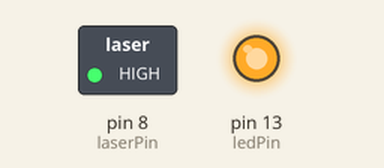
Bench run of a sketch on a simulated Arduino Uno, built with avr-gcc and run on an emulated ATmega328P. Parts: switched loads named in the sketch (green lamp = pin HIGH), output pins drawn as LEDs (lit = HIGH).

Above: at 1.0 s.
At 5.5 s:
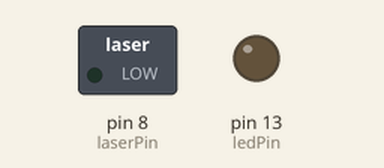
Timing chart, 0 to 6.9 s (numbered marks = the images above):
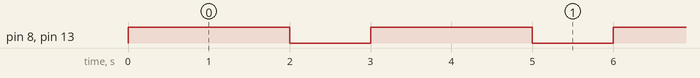

The sketch:

LED_LASER.ino
```cpp
// SDA's First Ardiuno Project !!!! ;)


// LASER
int laserPin = 8;
int laserDelayOn = 2000;
int laserDelayOff = 1000;

// LED
int ledPin = 13;
int ledDelayOn = 2000;
int ledDelayOff = 1000;

void setup() {
  // put your setup code here, to run once:
  // LED
  pinMode(ledPin, OUTPUT);
  // LASER
  pinMode (laserPin,OUTPUT);


}

void loop() {
  // put your main code here, to run repeatedly:
  // LED & LASER At the same time
  digitalWrite(ledPin, HIGH); digitalWrite(laserPin, HIGH);
  delay(ledDelayOn);
  digitalWrite(ledPin, LOW); digitalWrite(laserPin, LOW);
  delay(ledDelayOff);

/*
  // First LED then LASER
  // LED
  digitalWrite(ledPin, HIGH); digitalWrite(laserPin, HIGH);
  delay(ledDelayOn);
  digitalWrite(ledPin, LOW);
  delay(ledDelayOff);
  // LASER
   digitalWrite(laserPin, HIGH);
   delay(laserDelayOn);
   digitalWrite(laserPin, LOW);
   delay(laserDelayOff);
*/
}
```

Measured:
- by itself, pin 8 (laserPin), pin 13 (ledPin): alternates HIGH for 2.0 s and LOW for 1.0 s
